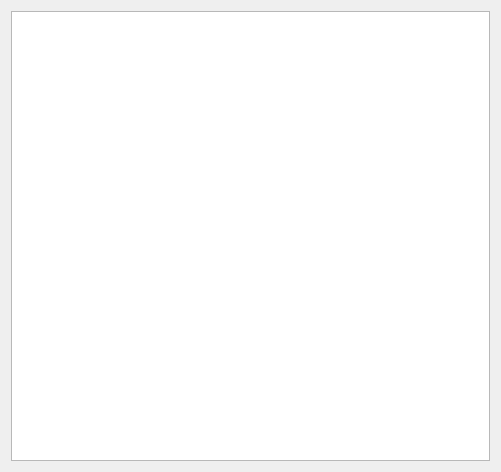
<?xml version="1.0" encoding="UTF-8"?>
<ui version="4.0">
 <class>Dialog</class>
 <widget class="QDialog" name="Dialog">
  <property name="geometry">
   <rect>
    <x>0</x>
    <y>0</y>
    <width>501</width>
    <height>472</height>
   </rect>
  </property>
  <property name="windowTitle">
   <string>Dialog</string>
  </property>
  <layout class="QGridLayout" name="gridLayout">
   <item row="0" column="0">
    <widget class="QTableView" name="tblSites"/>
   </item>
  </layout>
 </widget>
 <resources/>
 <connections/>
</ui>
